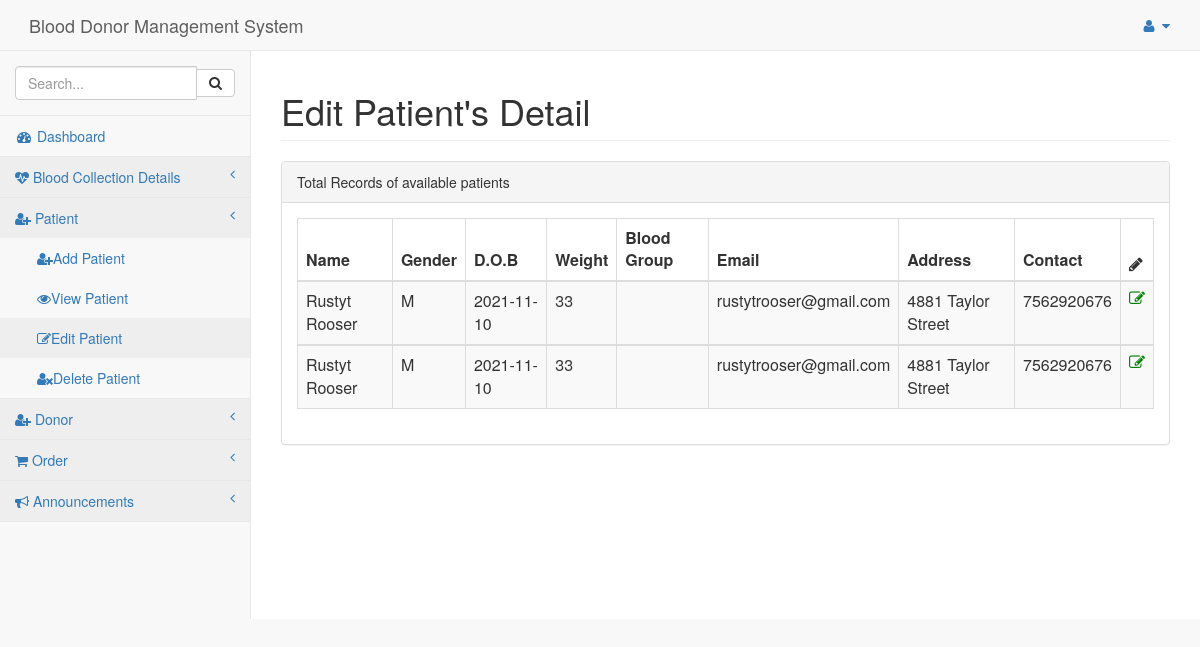
/pages/editpatient.php, run on the app's committed database.
### tables this page shows
CREATE TABLE `patient` (
  `patient_id` int NOT NULL AUTO_INCREMENT,
  `medical_history` varchar(200) DEFAULT NULL,
  `address` varchar(50) NOT NULL,
  `email` varchar(50) NOT NULL,
  `dob` varchar(50) NOT NULL,
  `blood_grp` varchar(5) NOT NULL,
  `contact` varchar(20) NOT NULL,
  `gender` varchar(2) NOT NULL,
  `username` varchar(29) NOT NULL,
  `name` varchar(29) NOT NULL,
  `weight` varchar(29) NOT NULL,
  PRIMARY KEY (`patient_id`)
);

### pages/editpatient.php (the view, shortened to what this page needs)
<html>
<head>
<link href="../vendor/bootstrap/css/bootstrap.min.css" rel="stylesheet">
<link href="../vendor/metisMenu/metisMenu.min.css" rel="stylesheet">
<link href="../dist/css/sb-admin-2.css" rel="stylesheet">
<link href="../vendor/font-awesome/css/font-awesome.min.css" rel="stylesheet" type="text/css">
<link rel="stylesheet" href="../icofont/icofont.min.css">
</head>
<body>
<div id="wrapper">
<?php include 'includes/nav.php'?>
<div id="page-wrapper">
<div class="container-fluid">
<div class="row">
<div class=".col-lg-12">
               <h1 class="page-header">Edit Patient's Detail</h1>
                </div>
  </div>
				<div class="row">
                        <div class=".col-lg-12">
                            <div class="panel panel-default">
                                <div class="panel-heading">
                                    Total Records of available patients
                                </div>
								 <div class="panel-body">
                                    <div class="table-responsive">
									<table class="table table-striped table-bordered table-hover" id="dataTables-example">
									<?php
						include "dbconnect.php";
						$qry="select * from patient";
						$result=mysqli_query($conn,$qry);
						echo"
						<thead>
						<tr>
							<th>Name</th>
							<th>Gender</th>
							<th>D.O.B</th>
							<th>Weight</th>
							<th>Blood Group</th>
							<th>Email</th>
							<th>Address</th>
							<th>Contact</th>
							<th><i class='fa fa-pencil'></i></th>
						</tr>
						</thead>";
						while($row=mysqli_fetch_array($result)){
						  echo"<tbody>
						  <tr>
						  <td>".$row['name']."</td>
						  <td>".$row['gender']."</td>
						  <td>".$row['dob']."</td>
						  <td>".$row['weight']."</td>
						  <td>".$row['bloodgroup']."</td>
						  <td>".$row['email']."</td>
						  <td>".$row['address']."</td>
						  <td>".$row['contact']."</td>
						  <td><a href='editformpatient.php?email=".$row['email']."'><i class='fa fa-edit' style='color:green'></i></a></td>
						</tr>
						</tbody>";
						}
						?>
						</table>
				</div>
				</div>
		</div>
		</div>
		</div>
		</div>
		</div>
</div>
</body>
</html>

### data on the page
patient: name "Rustyt Rooser", gender "M", dob "2021-11-10", weight "33", email "rustytrooser@gmail.com", address "4881 Taylor Street", contact "7562920676"
patient: name "Rustyt Rooser", gender "M", dob "2021-11-10", weight "33", email "rustytrooser@gmail.com", address "4881 Taylor Street", contact "7562920676"
